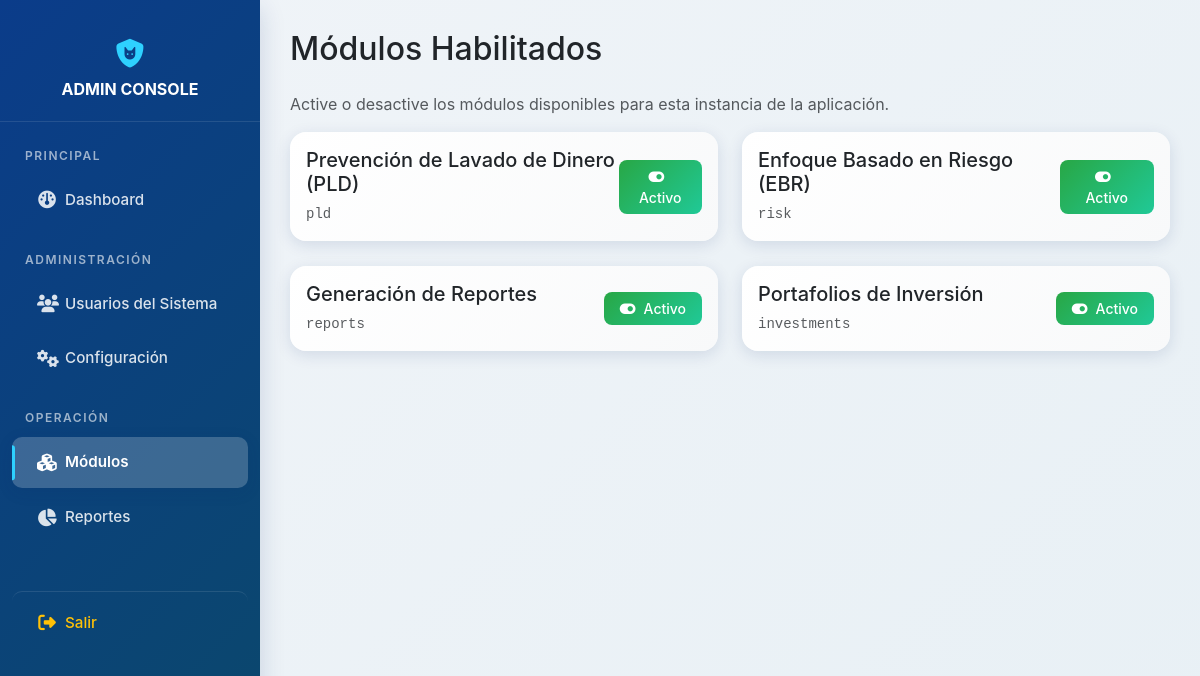
Screenshot of /admin/modulos.php (signed in) with the database file from the repository.
### tables this page shows
CREATE TABLE `config_modulos` (
  `id_modulo` int NOT NULL AUTO_INCREMENT,
  `nombre_clave` varchar(50) NOT NULL,
  `nombre_mostrar` varchar(100) DEFAULT NULL,
  `activo` tinyint(1) DEFAULT '1',
  PRIMARY KEY (`id_modulo`),
  UNIQUE KEY `idx_clave` (`nombre_clave`)
);

### admin/modulos.php (the view, shortened to what this page needs)
<?php include 'header.php'; ?>
<?php
$modules = $pdo->query("SELECT * FROM config_modulos ORDER BY id_modulo")->fetchAll(PDO::FETCH_ASSOC);
?>
<h2 class="mb-4">Módulos Habilitados</h2>
<p class="text-muted">Active o desactive los módulos disponibles para esta instancia de la aplicación.</p>
<div class="row">
    <?php foreach($modules as $mod): ?>
    <div class="col-md-6">
        <div class="card p-3 d-flex flex-row justify-content-between align-items-center">
            <div>
                <h5 class="mb-1"><?= htmlspecialchars($mod['nombre_mostrar'] ?? '') ?></h5>
                <small class="text-muted font-monospace"><?= htmlspecialchars($mod['nombre_clave'] ?? '') ?></small>
            </div>
            <form method="POST">
                <?php if($mod['activo']): ?>
                    <button type="submit" class="btn btn-success btn-sm px-3">
                        <i class="fa-solid fa-toggle-on me-2"></i>Activo
                    </button>
                <?php else: ?>
                    <button type="submit" class="btn btn-secondary btn-sm px-3">
                        <i class="fa-solid fa-toggle-off me-2"></i>Inactivo
                    </button>
                <?php endif; ?>
            </form>
        </div>
    </div>
    <?php endforeach; ?>
</div>
<?php include '../templates/footer.php'; ?>

### assets/css/admin.css (style rules this page uses)
:root { --eve-blue-dark: #0B486B; --eve-blue-deep: #0B3C8A; --eve-blue-medium: #1B8FEA; --eve-blue-light: #2ED1FF; --eve-blue-bg: #E8F4FD; --eve-gradient-primary: linear-gradient(135deg, var(--eve-blue-deep) 0%, var(--eve-blue-dark) 100%); --eve-gradient-card: linear-gradient(135deg, #ffffff 0%, #f8f9fa 100%); --eve-gradient-hover: linear-gradient(135deg, var(--eve-blue-medium) 0%, var(--eve-blue-light) 100%); --eve-shadow-sm: 0 2px 8px rgba(8, 45, 110, 0.08); --eve-shadow-md: 0 4px 16px rgba(8, 45, 110, 0.12); --eve-shadow-lg: 0 8px 24px rgba(8, 45, 110, 0.16); --eve-shadow-hover: 0 6px 20px rgba(27, 143, 234, 0.25); --eve-transition: all 0.3s cubic-bezier(0.4, 0, 0.2, 1); --eve-transition-fast: all 0.15s ease; }
body { background: linear-gradient(135deg, #f0f4f8 0%, #e8f0f5 100%); font-family: -apple-system, BlinkMacSystemFont, 'Segoe UI', Roboto, 'Helvetica Neue', Arial, sans-serif; min-height: 100vh; }
.card { border: none; border-radius: 16px; box-shadow: var(--eve-shadow-md); margin-bottom: 25px; background: var(--eve-gradient-card); transition: var(--eve-transition); overflow: hidden; position: relative; }
.card::before { content: ''; position: absolute; top: 0; left: 0; right: 0; height: 4px; background: var(--eve-gradient-hover); transform: scaleX(0); transition: var(--eve-transition); }
.btn { border-radius: 10px; padding: 10px 20px; font-weight: 500; transition: var(--eve-transition); border: none; position: relative; overflow: hidden; }
.btn::before { content: ''; position: absolute; top: 50%; left: 50%; width: 0; height: 0; border-radius: 50%; background: rgba(255, 255, 255, 0.3); transform: translate(-50%, -50%); transition: width 0.6s, height 0.6s; }
.btn-success { background: linear-gradient(135deg, #28a745 0%, #20c997 100%); color: #ffffff; }
.btn-sm { padding: 6px 14px; font-size: 0.875rem; border-radius: 8px; }
html { scroll-behavior: smooth; }

### rows the page displays
config_modulos: nombre_mostrar "Prevención de Lavado de Dinero (PLD)", nombre_clave "pld", activo 1 (drawn)
config_modulos: nombre_mostrar "Enfoque Basado en Riesgo (EBR)", nombre_clave "risk", activo 1 (drawn)
config_modulos: nombre_mostrar "Generación de Reportes", nombre_clave "reports", activo 1 (drawn)
config_modulos: nombre_mostrar "Portafolios de Inversión", nombre_clave "investments", activo 1 (drawn)
